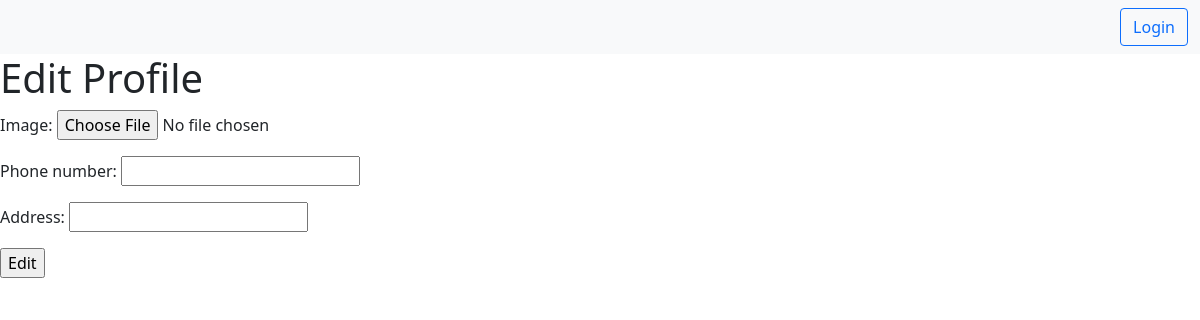
The app's page /accounts/profile-edit/2, older data.
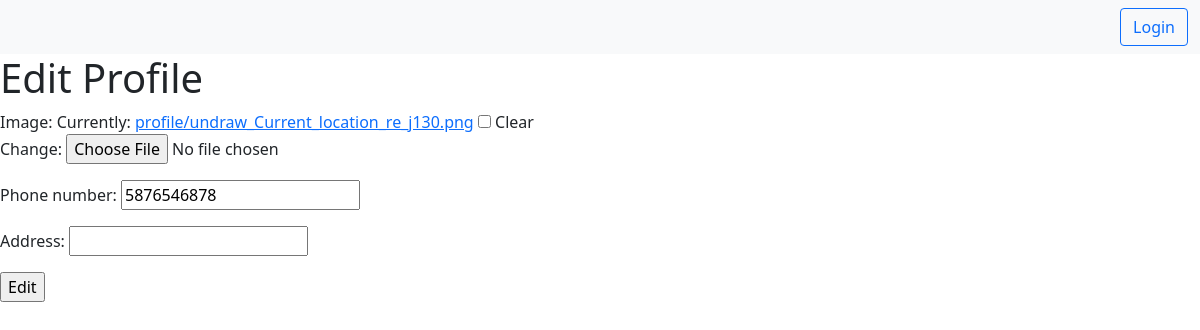
The same page, newer data.
### accounts/models.py (models this page shows, shortened)
class Profile(models.Model):
    user = models.OneToOneField(User, related_name='user_profile', on_delete=models.CASCADE)
    image = models.ImageField(upload_to='profile/' , blank=True, null=True)
    national_id = models.CharField(max_length=14 ,unique=False)
    phone_number = models.CharField(max_length=11 , blank=True, null=True)
    address = models.CharField(max_length=100 , blank=True, null=True)
    department = models.ForeignKey(Department,related_name='d', on_delete=models.CASCADE,null=True,blank=True)
    grade = models.ForeignKey(Grade,related_name='g', on_delete=models.CASCADE, null=True,blank=True)
    branch = models.ForeignKey(Branch,related_name='b', on_delete=models.CASCADE, null=True,blank=True)

### accounts/views.py (the view)
# urls.py: path('profile-edit/<int:pk>',ProfileEdit.as_view(),name='profile-edit'),
class ProfileEdit(UpdateView):
    model = Profile
    template_name = 'accounts/edit_profile.html'
    fields =['image','phone_number','address']
    success_url = reverse_lazy('accounts:subjects')

### accounts/templates/accounts/edit_profile.html (shortened to what this page needs)
{% extends 'base2.html' %}
{% load static %}
{% block body %}
<h1>Edit Profile</h1>
<form method="POST">
    {{form.as_p}}
    <input type="submit" value="Edit">
</form>
{% endblock body %}

Row changes from the older to the newer data that the page shows:
now on this page (row edited): Profile: phone_number "5876546878"
Text that changed along with them:
form field as_p: (not shown) → "☐"
text no longer shown: "Image: Phone number: Address:"
text now shown: "Image: Currently: profile/undraw_Current_location_re_j130.png Clear Change: Phone number: Address:"
